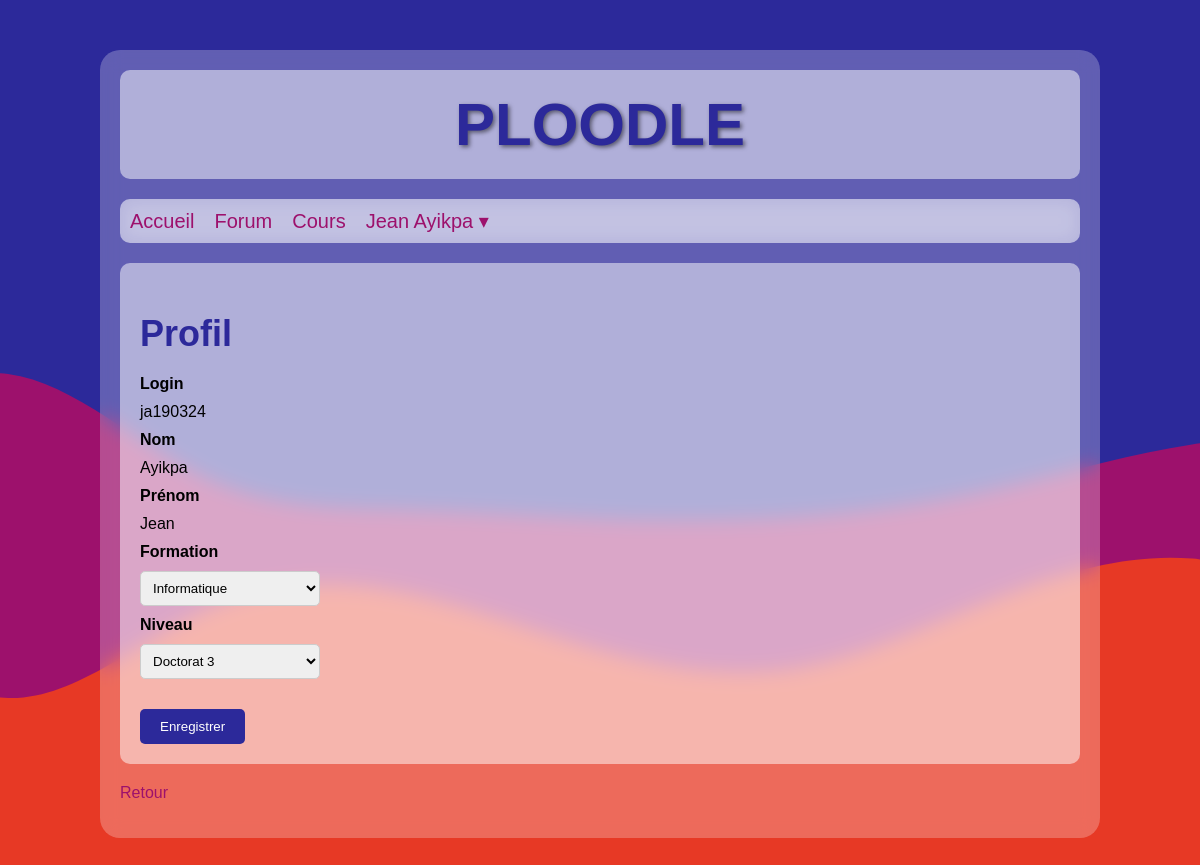
The page /?route=profil&editProfil (signed in) on the database its author committed.
### tables this page shows
CREATE TABLE `user` (
  `usID` int(11) NOT NULL,
  `usNom` text NOT NULL,
  `usPrenom` text NOT NULL,
  `usLogin` text NOT NULL,
  `usPass` text NOT NULL,
  `usAdmin` tinyint(1) NOT NULL,
  `usNiveau` int(11) NOT NULL,
  `usFormation` int(11) NOT NULL
);

### controllers/profilController.php (called while the page is built, shortened)
<?php
require_once 'models/profilModel.php';
require_once 'models/coursModel.php';
function profilController(): void {
    $usID = $_SESSION['usID'];
    $formations = getFormations();
    $niveaux = getNiveaux();
    $user = getProfil($usID);
    include_once 'views/profil.php';
}

### models/profilModel.php (called while the page is built, shortened)
<?php
function getProfil($usID): array {
    $db = bdConnect();
    $query = "SELECT usLogin, usNom, usPrenom, usNiveau, niIntitule, usFormation, foIntitule FROM user, niveau, formation WHERE usID = :I AND usNiveau = niID AND usFormation = foID";
    $stmt = $db->prepare($query);
    $stmt->bindParam(':I', $usID);
    $stmt->execute();
    $user = $stmt->fetch(PDO::FETCH_ASSOC);
    return $user;
}

### models/coursModel.php (called while the page is built, shortened)
<?php
function getFormations(): array {
    $db = bdConnect();
    $sql = "SELECT * FROM formation";
    $resultat = $db->query($sql);
    $liste = $resultat->fetchAll(PDO::FETCH_ASSOC);
    return $liste;
}
function getNiveaux(): array {
    $db = bdConnect();
    $sql = "SELECT * FROM niveau";
    $resultat = $db->query($sql);
    $liste = $resultat->fetchAll(PDO::FETCH_ASSOC);
    return $liste;
}

### views/profil.php (the view, shortened to what this page needs)
<?php
echo '<section>',
    '<h1>Profil</h1>';
if (isset($_GET['editProfil'])) {
        echo '<form method="POST">',
            '<ul id="profil">',
                '<li><strong>Login</strong></li>',
                '<li>' . $user['usLogin'] . '</li>',
                '<li><strong>Nom</strong></li>',
                '<li>' . $user['usNom'] . '</li>',
                '<li><strong>Prénom</strong></li>',
                '<li>' . $user['usPrenom'] . '</li>';
                echo '<li><label for="formation"><strong>Formation</strong></label></li>',
                '<li><select name="formation" id="formation">';
                foreach ($formations as $formation) {
                    $selected = ($formation['foID'] == $user['usFormation']) ? 'selected' : '';
                    echo '<option value="' . $formation['foID'] . '" ' . $selected . '>' . $formation['foIntitule'] . '</option>';
                }
                echo '</select></li>';
                echo '<li><label for="formation"><strong>Niveau</strong></label></li>',
                '<li><select name="niveau" id="niveau">';
                foreach ($niveaux as $niveau) {
                    $selected = ($niveau['niID'] == $user['usNiveau']) ? 'selected' : '';
                    echo '<option value="' . $niveau['niID'] . '" ' . $selected . '>' . $niveau['niIntitule'] . '</option>';
                }
                echo '</select></li>',
                '<input type="submit" name="btnProfil" value="Enregistrer"/>',
            '</ul>',
        '</form>',
    '</section>';
}

### styles/style2.css (style rules this page uses)
:root { --primary: rgb(44, 41, 154); --secondary: rgba(157, 17, 108, 1); --tertiary: rgba(231, 57, 37, 1); }
body { margin: 0; font-family: Arial, sans-serif; background: url('../img/wave.svg') no-repeat center center fixed; background-size: cover; }
section, .box { margin-bottom: 20px; padding: 20px; background: rgba(255, 255, 255, 0.5); border-radius: 10px; }
h1, h2, h3, h4 { font-weight: bold; color: var(--primary); }
h1 { font-size: 36px; margin-bottom: 20px; }
input[type="submit"], input[type="reset"] { margin-top: 20px; padding: 10px 20px; border: none; border-radius: 5px; background-color: var(--primary); color: white; cursor: pointer; }
#profil { list-style-type: none; padding: 0; margin: 0; }
#profil li { margin-bottom: 10px; }
#profil li strong { margin-right: 5px; }
#profil select { width: 180px; padding: 8px; border-radius: 5px; border: 1px solid #ccc; }

### rows shown on the page
user: usLogin "ja190324", usNom "Ayikpa", usPrenom "Jean"

### other values the page prints
$_SESSION['usPrenom'] "Jean"
$_SESSION['usNom'] "Ayikpa"
form field formation "Informatique"
form field niveau "Doctorat 3"
